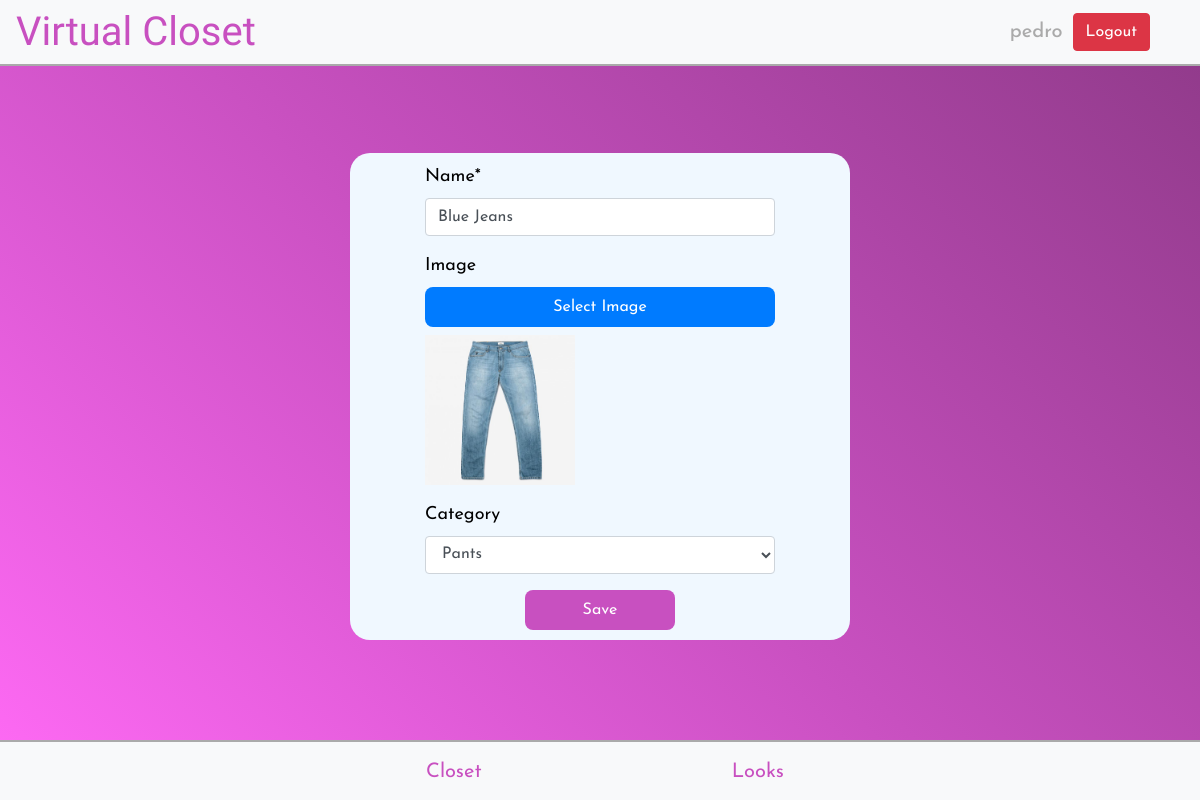
The app's page /closet/edit/item/7 (signed in) with its own data.
### closet/models.py (models this page shows, shortened)
class User(AbstractUser):
    pass

class ClothingItem(models.Model):
    user = models.ForeignKey(User, on_delete=models.CASCADE)
    name = models.CharField(max_length=128)
    image = models.ImageField(upload_to='clothes/')
    category = models.ForeignKey(ClothingCategory, on_delete=models.CASCADE, default=None, blank=True, null=True)

### closet/views.py (the view, shortened to what this page needs)
# urls.py: path('closet/edit/item/<int:id>', editItem, name='editItem'),
def editItem(request, id):
    clothingItem = ClothingItem.objects.get(id=id)
    return render(request, 'closet/editItem.html', {
        'categories': ClothingCategory.objects.filter(user=request.user),
        'clothingItem': clothingItem,
        'id': id
    })

### closet/models.py (called while the page is built)
    def __str__(self):
        return f'{self.name}'

### closet/templates/closet/editItem.html (shortened to what this page needs)
{% extends 'closet/layout.html' %}
{% load static %}
{% block body %}
    <main id="signinpage">
        <form action="/closet/edit/item/{{id}}" method="POST" class='signupform clothingform' enctype="multipart/form-data">
            <div class="form-group">
                <label class="signuplabel">Name*</label>
                <input class="form-control input" autofocus type="text" name="name" requiredv
                value="{{clothingItem.name}}">
            </div>
            <div class="form-group">
                <label class="signuplabel">Image</label>
                <label for="image" id="selectimagebutton">Select Image</label>
                <img class="previewimage" src="{{clothingItem.image.url}}">
            </div>
            <div class="form-group">
                <label class="signuplabel">Category</label>
                <select class="form-control input" name="category_id" value="{{clothingItem.category}}">
                    {% for category in categories %}
                        {% if category == clothingItem.category %}
                            <option value="{{category.id}}" selected>{{category.name}}</option>
                        {% else %}
                            <option value="{{category.id}}">{{category.name}}</option>
                        {% endif %}
                    {% endfor %}
                </select>
            </div>
            <button type="submit" id="clothingbutton">Save</button>
        </form>
    </main>
{% endblock %}

### closet/templates/closet/layout.html (shortened to what this page needs)
{% load static %}
<!DOCTYPE html>
<html lang="en">
    <head>
        <link rel="stylesheet" href="https://cdn.jsdelivr.net/npm/bootstrap-icons@1.8.1/font/bootstrap-icons.css">
        <link rel="stylesheet" href="https://stackpath.bootstrapcdn.com/bootstrap/4.4.1/css/bootstrap.min.css">
        <link rel="stylesheet" href="{% static 'closet/index.css' %}">
    </head>
    <body>
        <nav class="navbar navbar-expand-lg navbar-light bg-light">
            <a href="/" style="text-decoration:none;"><h3 id="title">Virtual Closet</h3></a>
            <ul class="navbar-nav mr-auto header" id='navbar' >
                {% if user.is_authenticated %}
                    <li class='nav-li'>
                        <h5>{{user.username}}</h5>
                    </li>
                    <li class='nav-li'>
                        <a class="btn btn-danger" href="/logout">Logout</a>
                    </li>
                {% endif %}
            </ul>
        </nav>
        <hr class="headerhr">
        {% if user.is_authenticated %}
            <footer>
                <hr class="headerhr">
                <ul id="footerul">
                    <li class="nav-li footerli">
                        <a href="/closet" class="nav-link purple">Closet</a>
                    </li>
                    <li class="nav-li footerli">
                        <a href="/looks" class="nav-link purple">Looks</a>
                    </li>
                </ul>
            </footer>
        {% endif %}
        {% block body %}
        {% endblock %}
    </body>
</html>

### closet/static/closet/index.css (style rules this page uses)
* { font-family: 'Josefin Sans'; }
html { overflow: hidden; height: 100vh; }
.headerhr { border: 1px solid rgb(170, 170, 170); margin: 0px; width: 100vw; }
#signup button, #submit, #clothingbutton, #selectimagebutton, #selectimagebutton2 { display: flex; background-color: #C850C0; border-radius: 8px; justify-content: center; align-items: center; color: white; width: 80px; height: 40px; border: none; transition: 0.2s; }
#title { font-family: 'Grand Hotel'; color: #C850C0; margin: 0; font-size: 40px; }
#navbar { position: absolute; right: 50px; align-items: center; }
#navbar h5 { padding: 0; margin: 0; color:rgb(170, 170, 170); }
.nav-li { margin-left: 10px; }
#signinpage { display: flex; flex-direction: column; height: 90vh; justify-content: center; align-items: center; background: linear-gradient(225deg, #923b8c 0%, #C850C0 50%, #ff6af5 100%); }
.signuplabel { color:black; font-size:large; }
.signupform { display: flex; flex-direction: column; height: 500px; width: 500px; padding: 20px; background-color: aliceblue; border-radius: 20px; justify-self: center; justify-content: center; align-items: center; }
.input { width: 350px; }
footer { position: absolute; bottom: 0; width: 100vw; height: 60px; background-color: #f8f9fa; }
#footerul { display: flex; flex-direction: row; height: 100%; width: 100%; align-items: center; justify-content: space-between; margin: 0; padding: 0 400px 0 400px; }
.footerli { display: inline; width: fit-content !important; margin-bottom: 0; font-size: 20px; }
.purple { color: #C850C0; }
html, body { height: 100%; }
.clothingform { height: fit-content; max-height: 500px; margin-bottom: 60px; padding: 10px; }
#clothingbutton { width: 150px; height: 40px; }
#selectimagebutton { width: 350px; background-color: #007bff; cursor: pointer; transition: 0.2s; }
.previewimage { width: 150px; height: 150px; object-fit: contain; }

### records on screen
User: username "pedro"
ClothingItem: name "Blue Jeans", image (picture)

### other values on screen
form field category_id "Pants"
